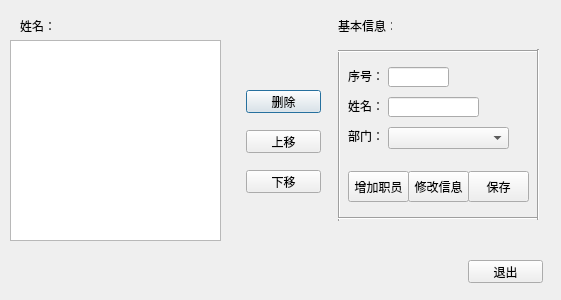
<?xml version="1.0" encoding="UTF-8"?>
<ui version="4.0">
 <class>Dialog</class>
 <widget class="QDialog" name="Dialog">
  <property name="geometry">
   <rect>
    <x>0</x>
    <y>0</y>
    <width>561</width>
    <height>300</height>
   </rect>
  </property>
  <property name="windowTitle">
   <string>职员管理</string>
  </property>
  <widget class="QLabel" name="label">
   <property name="geometry">
    <rect>
     <x>20</x>
     <y>20</y>
     <width>54</width>
     <height>12</height>
    </rect>
   </property>
   <property name="text">
    <string>姓名：</string>
   </property>
  </widget>
  <widget class="QPushButton" name="clk_del_pb">
   <property name="geometry">
    <rect>
     <x>246</x>
     <y>90</y>
     <width>75</width>
     <height>23</height>
    </rect>
   </property>
   <property name="text">
    <string>删除</string>
   </property>
  </widget>
  <widget class="QPushButton" name="clk_up_pb">
   <property name="geometry">
    <rect>
     <x>246</x>
     <y>130</y>
     <width>75</width>
     <height>23</height>
    </rect>
   </property>
   <property name="text">
    <string>上移</string>
   </property>
  </widget>
  <widget class="QPushButton" name="clk_down_pb">
   <property name="geometry">
    <rect>
     <x>246</x>
     <y>170</y>
     <width>75</width>
     <height>23</height>
    </rect>
   </property>
   <property name="text">
    <string>下移</string>
   </property>
  </widget>
  <widget class="QLabel" name="label_2">
   <property name="geometry">
    <rect>
     <x>338</x>
     <y>20</y>
     <width>54</width>
     <height>12</height>
    </rect>
   </property>
   <property name="text">
    <string>基本信息：</string>
   </property>
  </widget>
  <widget class="Line" name="line">
   <property name="geometry">
    <rect>
     <x>331</x>
     <y>50</y>
     <width>16</width>
     <height>171</height>
    </rect>
   </property>
   <property name="orientation">
    <enum>Qt::Vertical</enum>
   </property>
  </widget>
  <widget class="Line" name="line_2">
   <property name="geometry">
    <rect>
     <x>338</x>
     <y>41</y>
     <width>201</width>
     <height>20</height>
    </rect>
   </property>
   <property name="orientation">
    <enum>Qt::Horizontal</enum>
   </property>
  </widget>
  <widget class="Line" name="line_3">
   <property name="geometry">
    <rect>
     <x>338</x>
     <y>210</y>
     <width>201</width>
     <height>16</height>
    </rect>
   </property>
   <property name="orientation">
    <enum>Qt::Horizontal</enum>
   </property>
  </widget>
  <widget class="QLabel" name="label_3">
   <property name="geometry">
    <rect>
     <x>348</x>
     <y>70</y>
     <width>54</width>
     <height>12</height>
    </rect>
   </property>
   <property name="text">
    <string>序号：</string>
   </property>
  </widget>
  <widget class="QLabel" name="label_4">
   <property name="geometry">
    <rect>
     <x>348</x>
     <y>100</y>
     <width>54</width>
     <height>12</height>
    </rect>
   </property>
   <property name="text">
    <string>姓名：</string>
   </property>
  </widget>
  <widget class="QLabel" name="label_5">
   <property name="geometry">
    <rect>
     <x>348</x>
     <y>130</y>
     <width>54</width>
     <height>12</height>
    </rect>
   </property>
   <property name="text">
    <string>部门：</string>
   </property>
  </widget>
  <widget class="QLineEdit" name="clk_seq_le">
   <property name="geometry">
    <rect>
     <x>388</x>
     <y>67</y>
     <width>61</width>
     <height>20</height>
    </rect>
   </property>
  </widget>
  <widget class="QLineEdit" name="clk_name_le">
   <property name="geometry">
    <rect>
     <x>388</x>
     <y>97</y>
     <width>91</width>
     <height>20</height>
    </rect>
   </property>
  </widget>
  <widget class="QComboBox" name="clerk_dpt_comboBox">
   <property name="geometry">
    <rect>
     <x>388</x>
     <y>127</y>
     <width>121</width>
     <height>22</height>
    </rect>
   </property>
  </widget>
  <widget class="QPushButton" name="clk_add_pb">
   <property name="geometry">
    <rect>
     <x>348</x>
     <y>171</y>
     <width>61</width>
     <height>31</height>
    </rect>
   </property>
   <property name="text">
    <string>增加职员</string>
   </property>
  </widget>
  <widget class="QPushButton" name="clk_modify_pb">
   <property name="geometry">
    <rect>
     <x>408</x>
     <y>171</y>
     <width>61</width>
     <height>31</height>
    </rect>
   </property>
   <property name="text">
    <string>修改信息</string>
   </property>
  </widget>
  <widget class="QPushButton" name="clk_save_pb">
   <property name="geometry">
    <rect>
     <x>468</x>
     <y>171</y>
     <width>61</width>
     <height>31</height>
    </rect>
   </property>
   <property name="text">
    <string>保存</string>
   </property>
  </widget>
  <widget class="QPushButton" name="clk_quit_pb">
   <property name="geometry">
    <rect>
     <x>468</x>
     <y>260</y>
     <width>75</width>
     <height>23</height>
    </rect>
   </property>
   <property name="text">
    <string>退出</string>
   </property>
  </widget>
  <widget class="Line" name="line_4">
   <property name="geometry">
    <rect>
     <x>530</x>
     <y>49</y>
     <width>16</width>
     <height>171</height>
    </rect>
   </property>
   <property name="orientation">
    <enum>Qt::Vertical</enum>
   </property>
  </widget>
  <widget class="QTableView" name="tableView">
   <property name="geometry">
    <rect>
     <x>10</x>
     <y>40</y>
     <width>211</width>
     <height>201</height>
    </rect>
   </property>
  </widget>
 </widget>
 <resources/>
 <connections/>
</ui>
